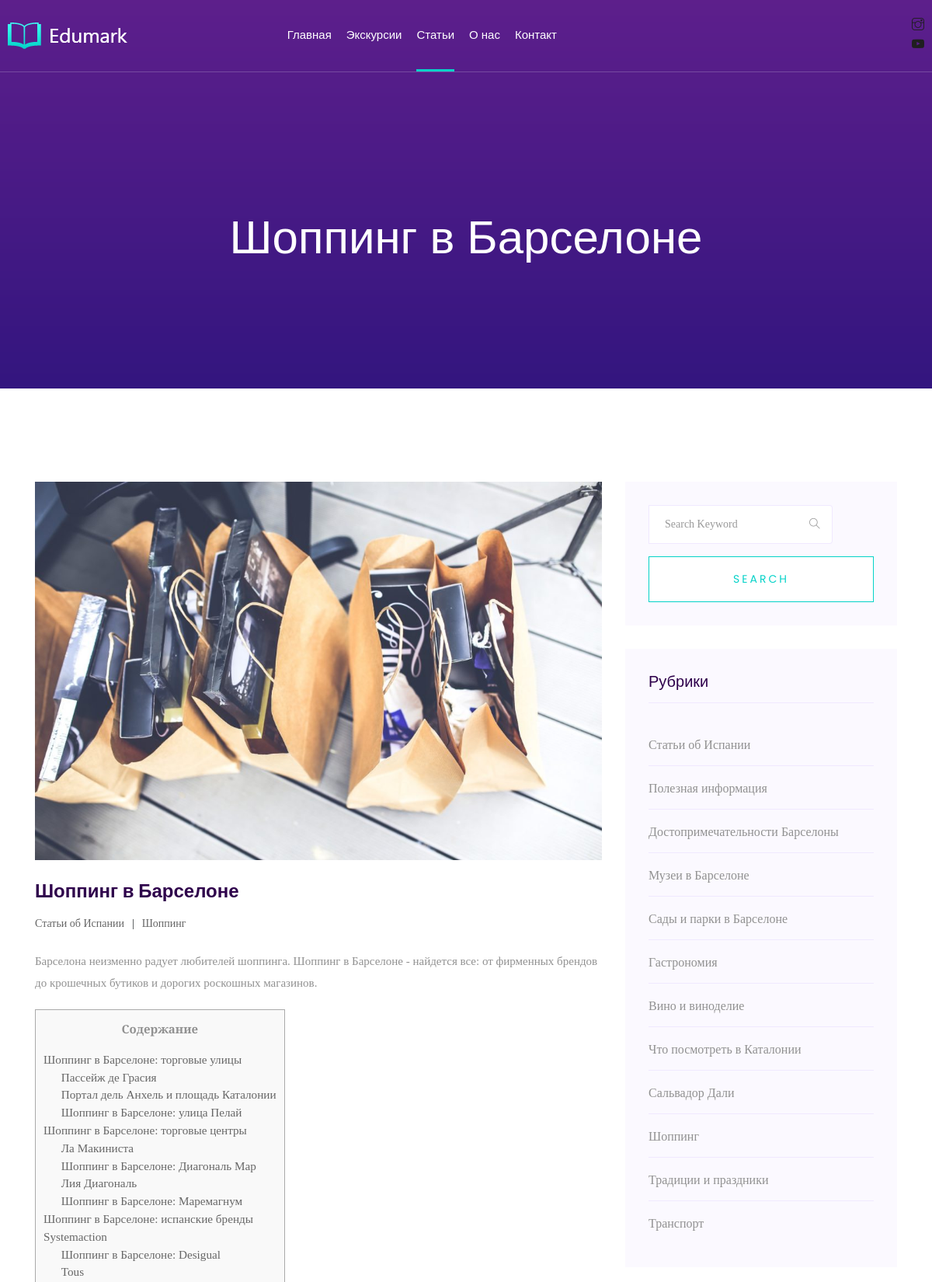
The app's page /catalog/blog/89 (upper part) with its own data.
### catalog/models.py (models this page shows, shortened)
class Post(models.Model):
    title = models.CharField(max_length=255)
    description = models.TextField(null=True, blank=True)
    title_img = models.ImageField(upload_to='media/', null=True, blank=True)
    body = models.TextField(null=True, blank=True)
    created_on = models.DateTimeField(auto_now_add=True)
    last_modified = models.DateTimeField(auto_now=True)
    categories = models.ManyToManyField("Category", blank=True, related_name="categories")
    tags = models.ManyToManyField("Tag", blank=True)
    def get_next_id(self):
        is_next = Post.objects.filter(id=self.id+1).exists()
        if is_next:
            return self.id + 1
        else:
            return self.id + 2
    def get_previous_id(self):
        is_previous = Post.objects.filter(id=self.id-1).exists()
        if is_previous:
            return self.id - 1
        else:
            return self.id - 2
    def is_next(self):
        is_next = Post.objects.filter(id=self.id+1).exists()
        return is_next

class Category(models.Model):
    name = models.CharField(max_length=100)
    class Meta:
        verbose_name_plural = "categories"
    def __str__(self):
        return self.name

### catalog/views.py (the view)
# urls.py: path('blog/<int:blog_id>', views.single_blog, name='post'),
def single_blog(request, blog_id):
    try:
        post = Post.objects.get(pk=blog_id)
    except Post.DoesNotExist:
        raise Http404("Post does not exist")
    categories = Category.objects.all()
    tags = Tag.objects.all()
    recent = Post.objects.all().order_by("-created_on")[:5]
    for tag in tags:
        tag.count = Post.objects.filter(tags__name__iexact=tag.name).count()
    return render(request, 'single-blog.html', context={'post': post, 'categories': categories, 'recent': recent, 'tags': tags})

### templates/single-blog.html (shortened to what this page needs)
<!doctype html>
<html class="no-js" lang="zxx">
<head>
    {% load static %}
   <link rel="stylesheet" href="{% static 'css/bootstrap.min.css' %}">
   <link rel="stylesheet" href="{% static 'css/owl.carousel.min.css' %}">
   <link rel="stylesheet" href="{% static 'css/magnific-popup.css' %}">
   <link rel="stylesheet" href="{% static 'css/font-awesome.min.css' %}">
   <link rel="stylesheet" href="{% static 'css/themify-icons.css' %}">
   <link rel="stylesheet" href="{% static 'css/nice-select.css' %}">
   <link rel="stylesheet" href="{% static 'css/flaticon.css' %}">
   <link rel="stylesheet" href="{% static 'css/gijgo.css' %}">
   <link rel="stylesheet" href="{% static 'css/animate.css' %}">
   <link rel="stylesheet" href="{% static 'css/slicknav.css' %}">
   <link rel="stylesheet" href="{% static 'css/style.css' %}">
</head>
<body>
    <header>
        <div class="header-area ">
            <div id="sticky-header" class="main-header-area">
                <div class="container-fluid p-0">
                    <div class="row align-items-center no-gutters">
                        <div class="col-xl-2 col-lg-2">
                            <div class="logo-img">
                                <a href="{% url 'index' %}">
                                    <img src="{% static 'img/logo.png' %}" alt="">
                                </a>
                            </div>
                        </div>
                        <div class="col-xl-7 col-lg-7">
                            <div class="main-menu  d-none d-lg-block">
                                <nav>
                                    <ul id="navigation">
                                        <li><a href="{% url 'index' %}">Главная</a></li>
                                        <li><a href="{% url 'tours' %}">Экскурсии</a></li>
                                        <li><a class="active" href="{% url 'blog' %}">Статьи</a></li>
                                        <li><a href="{% url 'about' %}">О нас</a></li>
                                        <li><a href="{% url 'contact' %}">Контакт</a></li>
                                    </ul>
                                </nav>
                            </div>
                        </div>
                        <div class="col-xl-3 col-lg-3 d-none d-lg-block">
                            <div class="log_chat_area d-flex align-items-center">
                                <ul class="none-list">
                                    <li>
                                        <a href="https://www.instagram.com">
                                            <i class="ti-instagram"></i>
                                        </a>
                                    </li>
                                    <li>
                                        <a href="https://www.youtube.com">
                                            <i class="fa fa-youtube-play"></i>
                                        </a>
                                    </li>
                                </ul>
                                </div>
                            </div>
                        </div>
                        <div class="col-12">
                        </div>
                    </div>
                </div>
            </div>
    </header>
     <div class="bradcam_area breadcam_bg overlay2">
         <h3>{{ post.title }}</h3>
     </div>
   <section class="blog_area single-post-area section-padding">
      <div class="container">
         <div class="row">
            <div class="col-lg-8 posts-list">
               <div class="single-post">
                  <div class="feature-img">
                      {% if post.title_img %}
                     <img class="img-fluid" src="{{ post.title_img.url }}" alt="">
                      {% endif %}
                  </div>
                  <div class="blog_details">
                     <h2>{{ post.title }}
                     </h2>
                     <ul class="blog-info-link mt-3 mb-4">
                         {% for category in post.categories.all %}
                        <li><a href="/catalog/blog/category/{{ category.id }}"> {{ category }}</a></li>
                         {% endfor %}
                     </ul>
                     {% autoescape off %}
                  {{ post.body }}
                  {% endautoescape %}
                  </div>
               </div>
            </div>
            <div class="col-lg-4">
               <div class="blog_right_sidebar">
                  <aside class="single_sidebar_widget search_widget">
                     <form action="{% url 'search' %}" class="form-inline" method="get">
                        <div class="form-group">
                           <div class="input-group mb-3">
                              <input name="search" type="text" class="form-control" placeholder='Search Keyword'
                                 onfocus="this.placeholder = ''" onblur="this.placeholder = 'Search Keyword'">
                              <div class="input-group-append">
                                 <button class="btn" type="button"><i class="ti-search"></i></button>
                              </div>
                           </div>
                        </div>
                        <button class="button rounded-0 primary-bg text-white w-100 btn_1 boxed-btn"
                           type="submit">Search</button>
                     </form>
                  </aside>
                  <aside class="single_sidebar_widget post_category_widget">
                            <h4 class="widget_title">Рубрики</h4>
                            <ul class="list cat-list">
                                {% for category in categories %}
                                <li>
                                    <a href="/catalog/blog/category/{{ category.id }}" class="d-flex">
                                        <p>{{ category.name }}</p>
                                    </a>
                                </li>
                                {% endfor %}
                            </ul>
                        </aside>
               </div>
            </div>
         </div>
      </div>
   </section>
</body>
</html>

### records on screen
Post: title "Шоппинг в Барселоне", title_img (picture), body "Барселона неизменно радует любителей шоппинга. Шоппинг в Барселоне - найдется все: от фирменных брендов до крошечных бутиков и дорогих роскошных магазинов. Содержание Шоппинг в Барселоне: торговые улицы Пассейж де Грасия Портал дель Анхель и площадь Каталонии Шоппинг в Барселоне: улица Пелай Шоппинг в Барселоне: торговые центры Ла Макиниста Шоппинг в Барселоне: Диагональ Мар Лия Диагональ Шоппинг в Барселоне: Маремагнум Шоппинг в Барселоне: испанские бренды Systemaction Шоппинг в Барселоне: Desigual Tous"
Category: name "Статьи об Испании"
Category: name "Шоппинг"
Category: name "Полезная информация"
Category: name "Достопримечательности Барселоны"
Category: name "Музеи в Барселоне"
Category: name "Сады и парки в Барселоне"
Category: name "Гастрономия"
Category: name "Вино и виноделие"
Category: name "Что посмотреть в Каталонии"
Category: name "Сальвадор Дали"
Category: name "Традиции и праздники"
Category: name "Транспорт"
